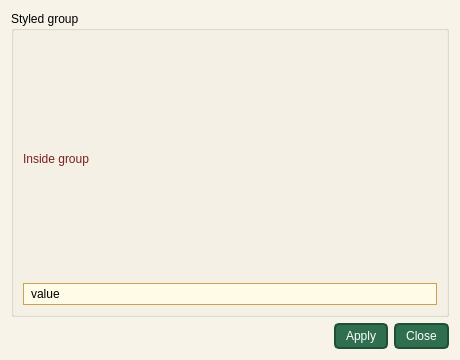
<?xml version="1.0" encoding="UTF-8"?>
<ui version="4.0"><class>Dialog</class><widget class="QDialog" name="Dialog"><property name="geometry"><rect><x>0</x><y>0</y><width>460</width><height>360</height></rect></property><property name="windowTitle"><string>QSS nested</string></property><property name="styleSheet"><string>
QDialog { background-color: #f7f3e8; }
QLabel { color: #7a1f1f; }
QPushButton { background-color: #2f6f4f; color: #ffffff; border: 2px solid #1f4f37; border-radius: 5px; padding: 4px 10px; }
QPushButton:disabled { background-color: #d7d7d7; color: #666666; border-color: #b0b0b0; }
QLineEdit { background-color: #fffbe6; border: 1px solid #c7a34d; padding: 2px 5px; }
</string></property><layout class="QVBoxLayout" name="verticalLayout"><property name="leftMargin"><number>11</number></property><property name="topMargin"><number>11</number></property><property name="rightMargin"><number>11</number></property><property name="bottomMargin"><number>11</number></property><property name="spacing"><number>6</number></property><item><widget class="QGroupBox" name="group"><property name="title"><string>Styled group</string></property><layout class="QVBoxLayout" name="groupLayout"><property name="leftMargin"><number>9</number></property><property name="topMargin"><number>9</number></property><property name="rightMargin"><number>9</number></property><property name="bottomMargin"><number>9</number></property><property name="spacing"><number>6</number></property><item><widget class="QLabel" name="inside"><property name="text"><string>Inside group</string></property></widget></item><item><widget class="QLineEdit" name="inside_edit"><property name="text"><string>value</string></property></widget></item></layout></widget></item><item><layout class="QHBoxLayout" name="buttons"><property name="leftMargin"><number>0</number></property><property name="topMargin"><number>0</number></property><property name="rightMargin"><number>0</number></property><property name="bottomMargin"><number>0</number></property><property name="spacing"><number>6</number></property><item><spacer name="horizontalSpacer"><property name="orientation"><enum>Qt::Orientation::Horizontal</enum></property><property name="sizeHint" stdset="0"><size><width>40</width><height>20</height></size></property></spacer></item><item><widget class="QPushButton" name="apply"><property name="text"><string>Apply</string></property></widget></item><item><widget class="QPushButton" name="close"><property name="text"><string>Close</string></property></widget></item></layout></item></layout></widget></ui>
